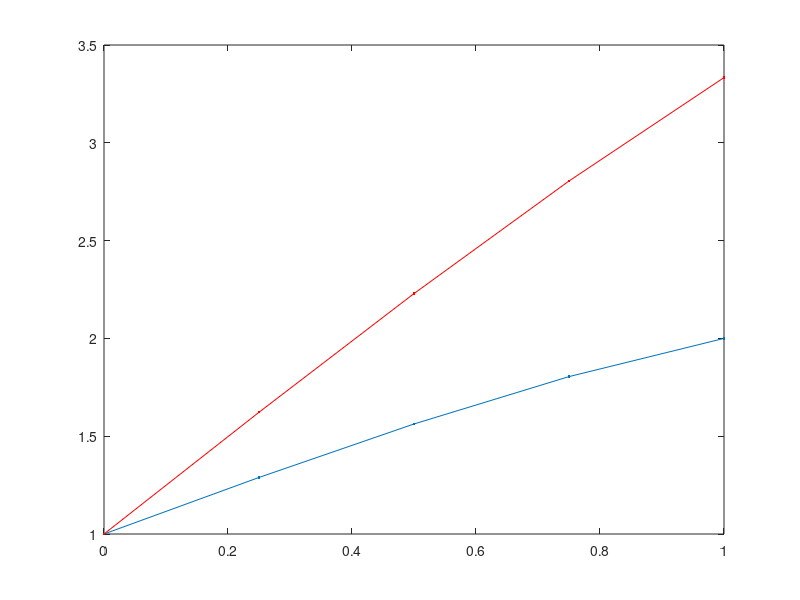

MATLAB code to generate this figure:
% 5-point FEM example from class - solves -u''(x) = x with BCs
% u(0) = 1 and either u(1) = 2 or u'(1) = 2;

x = [0 .25 .5 .75 1];
h = .25;

% Dirichlet BCs 
K = (1/h)*[2 -1 0;
          -1 2 -1;
          0 -1 2];
      
b = h^2*[1:3]' + [1/h;0; 0] + 2*[0; 0; 1/h];
a = K\b;

plot(x, [1;a;2],'.-')

% Neumann BCs
K = (1/h)*[2 -1  0  0;
          -1  2 -1  0;
           0 -1  2 -1;
           0  0 -1  1];
       
b4 = (1/h^3)*(1/3 - (1-h)/2 + (1-h)^3/6);
b = h^2*[1;2;3;b4] + [1/h;0;0;0] + 2*[0; 0 ;0 ;1];

a = K\b;
hold on
plot(x, [1;a],'r.-')
